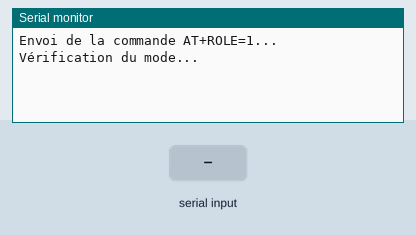
This sketch was run on a simulated Arduino Uno, built with avr-gcc and run on an emulated ATmega328P. On the bench: the last lines printed to the serial monitor. The inputs (shaded band) are chosen by the test bench.

Above: at 2.2 s.
2.3 s: "1" received over the second serial link
At 3.3 s:
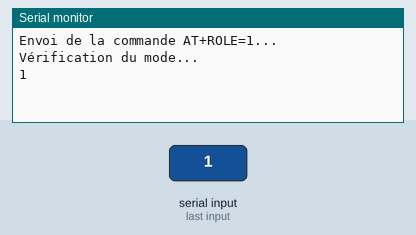
3.8 s: "0" received over the second serial link
At 4.4 s:
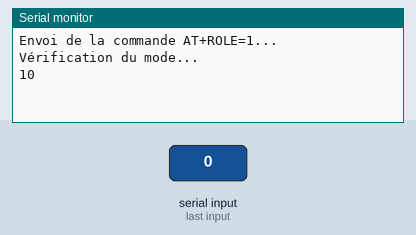

The sketch:

arduino.ino
```cpp
#include <SoftwareSerial.h>

SoftwareSerial BT(10, 11); // RX, TX (Brancher TX HC-05 sur 10, RX HC-05 sur 11)

void setup() {
    Serial.begin(9600);   // Moniteur Série (PC)
    BT.begin(38400);      // Baudrate par défaut du mode AT du HC-05

    Serial.println("Envoi de la commande AT+ROLE=1...");
    // BT.println("AT+ROLE=1");  // Changer en mode maître
    delay(1000);

    Serial.println("Vérification du mode...");
    // BT.println("AT+ROLE?"); // Vérifier si le mode a changé
}

void loop() {
    if (BT.available()) {
        Serial.write(BT.read());  // Affiche la réponse du HC-05 dans le moniteur série
    }
    if (Serial.available()) {
        BT.write(Serial.read());  // Permet d'envoyer des commandes AT manuellement
    }
}
```

comBluetooth.cpp
```cpp
#include <SoftwareSerial.h>

SoftwareSerial BT(10, 11); // RX, TX (Brancher TX HC-05 sur 10, RX HC-05 sur 11)

void setup() {
    Serial.begin(9600);   // Moniteur Série (PC)
    BT.begin(38400);      // Baudrate par défaut du mode AT du HC-05

    Serial.println("Envoi de la commande AT+ROLE=1...");
    // BT.println("AT+ROLE=1");  // Changer en mode maître
    delay(1000);

    Serial.println("Vérification du mode...");
    // BT.println("AT+ROLE?"); // Vérifier si le mode a changé
}

void loop() {
    if (BT.available()) {
        Serial.write(BT.read());  // Affiche la réponse du HC-05 dans le moniteur série
    }
    if (Serial.available()) {
        BT.write(Serial.read());  // Permet d'envoyer des commandes AT manuellement
    }
}
```

Measured:
- after the input at 2.3 s, the serial monitor: prints a new line at once (image 1)
- after the input at 3.8 s, the serial monitor: prints a new line at once (image 2)
